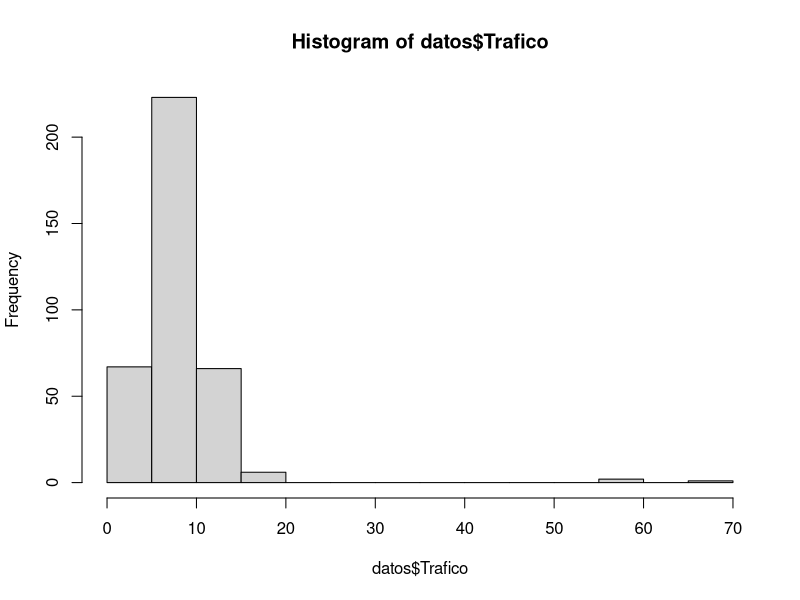
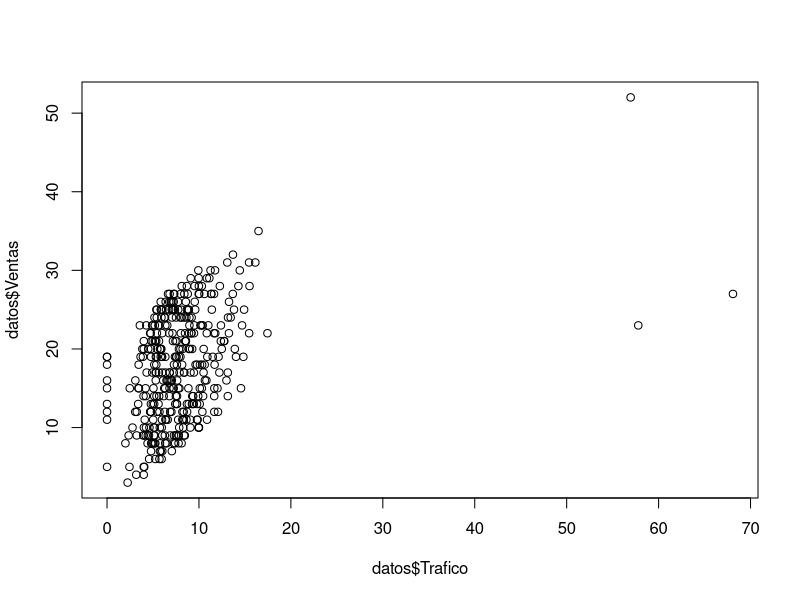

Recreate these plots in R, in order. (Note: this script raises an error after producing the figures.)

#Indicar el directorio de trabajo: Dirección donde se encuentra la carpeta.
setwd("C:/Users/Sebastian/Documents/R")

#Cargar la base de datos: Indicar el nombre del archivo, el tipo de separacion de columnas.
datos <- read.csv("DatosTrafico.csv", sep=";",header=TRUE)

#Head para visualizar las primeras 6 filas de la base de datos
head(datos)

#Summary para generar un resumen estadistico de la base de datos
summary(datos)

#Promedio de una variable 
mean(datos$Trafico)

#Mediana de una variable 
median(datos$Trafico)

#Desviacion estandar y varianza de una variable 
sd(datos$Trafico)
var(datos$Trafico)

#Obtener la desviacion estandar como la raiz de la varianza
sqrt(var(datos$Trafico))

#Histogramas para los datos de una variable de la base
hist(datos$Trafico)

#Promedio de trafico en cada dia de la semana
tapply(datos$Trafico, datos$Dia, mean)

#Correlacio entre dos variables 
cor(datos$Trafico,datos$Ventas)

#Grafico de dispersion entre dos variables
plot(datos$Trafico,datos$Ventas)

#Correlacion con variablee categorica (no funciona)
cor(datos$Trafico,datos$Dia)

#Se crea una nueva columna de variable binaria para identificar si es un dia de fin de semana
datos$FinDeSemana <- (datos$Dia == "Sabado") + (datos$Dia == "Domingo")

#Se crea una nueva columna de variable binaria para identificar si es un dia laboral
datos$Laboral <- 1 - datos$FinDeSemana

#Correlacion entre el trafico y si es un dia laboral
cor(datos$Trafico,datos$Laboral)

#Promedio de trafico en dia laboral (1) y en no laboral (0)
tapply(datos$Trafico, datos$Laboral, mean)


#Nueva columna que contiene la diferencia absoluta entre el trafico y la mediana de trafico en la base de datos
datos$Error <- abs(datos$Trafico-median(datos$Trafico))

#Nueva columna que registra el Valor-Z como la razon entre el error y el promedio del error en la base de datos
datos$ValorZ <- datos$Error/median(datos$Error)

#Se crea una nueva base de datos a partir de las observaciones que tienen un Valor-Z menor a 4.5 y se mantienen los nombres de las columnas
datos2 <- datos[which(datos$ValorZ < 4.5),names(datos)]

#Resumen estadistico de la nueva base de datos
summary(datos2)

#Correlacion
cor(datos2$Trafico,datos2$Ventas)

#Grafico de dispersion entre dos variables
plot(datos2$Trafico,datos2$Ventas)

#Histograma de una variable
hist(datos2$Trafico)